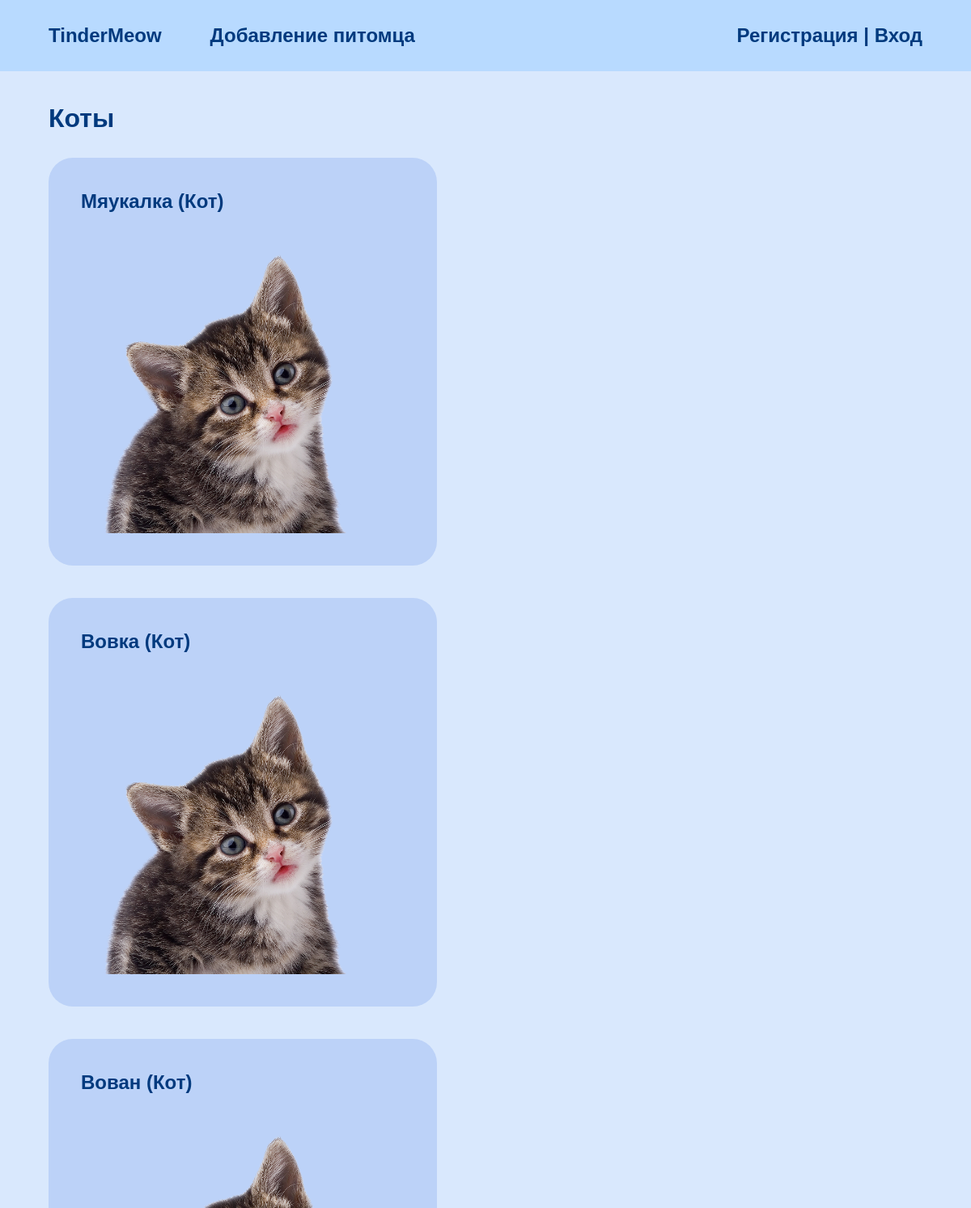
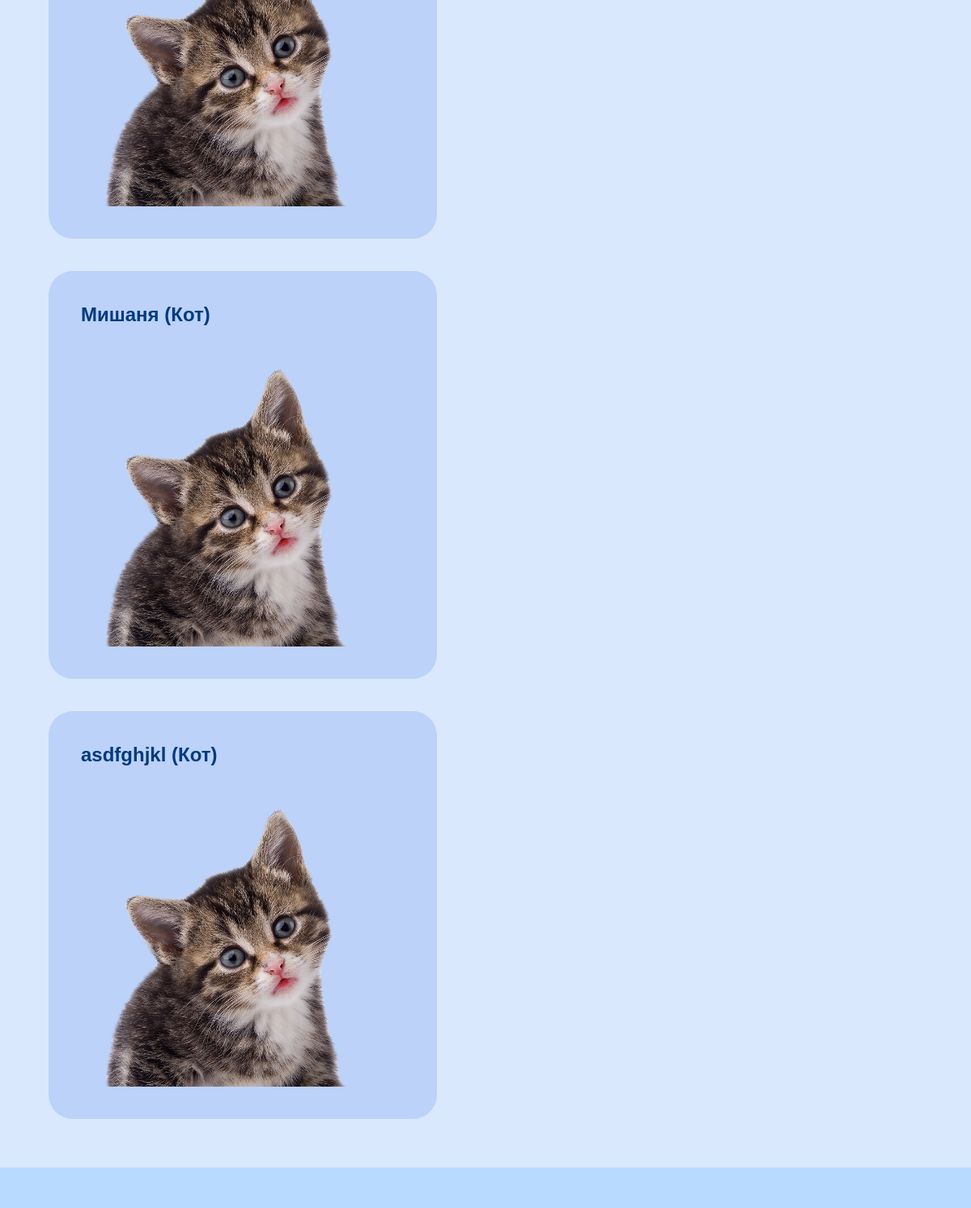
/species/kot, run on the app's committed database (2 pictures, top to bottom).
### main/models.py (models this page shows, shortened)
class Species(models.Model):
    title = models.CharField(max_length=30, unique=True, verbose_name='Название вида')
    title_plural = models.CharField(max_length=30, unique=True, verbose_name='Название вида (мн. ч.)', null=True)
    slug = models.SlugField(max_length=30, unique=True, db_index=True, verbose_name='URL')
    class Meta:
        verbose_name = 'Биологический вид'
        verbose_name_plural = 'Биологические виды'
        ordering = ['id']
    def __str__(self):
        return self.title

class Pet(models.Model):
    name = models.CharField(max_length=30, verbose_name='Кличка')
    slug = models.SlugField(max_length=60, unique=True, db_index=True, verbose_name='URL')
    photo = models.ImageField(upload_to='main/img/pet/%Y/%m/%d', verbose_name='Фото')
    description = models.TextField(blank=True, verbose_name='Описание')
    time_add = models.DateTimeField(auto_now_add=True, verbose_name='Создано')
    time_edit = models.DateTimeField(auto_now=True, verbose_name='Изменено')
    is_published = models.BooleanField(default=True, verbose_name='Опубликовано')
    owner = models.ForeignKey('Person', on_delete=models.CASCADE, verbose_name='Хозяин')
    species = models.ForeignKey('Species', on_delete=models.PROTECT, verbose_name='Биологический вид')
    class Meta:
        verbose_name = 'Питомец'
        verbose_name_plural = 'Питомцы'
        ordering = ['id']
    def get_absolute_url(self):
        return reverse('pet', kwargs={'pet_slug': self.slug})

### main/views.py (the view)
# urls.py: path('species/<slug:species_slug>', show_species, name='species'),
def show_species(request, species_slug):
    if not request.user.is_authenticated:
        redirect('login')
    menu = [
        {'title': 'TinderMeow', 'url_name': 'index'},
        {'title': 'Добавление питомца', 'url_name': 'pet_add'},
    ]
    species = Species.objects.all()
    sp_selected = species.get(slug=species_slug)
    pets = Pet.objects.filter(species_id=sp_selected.id)
    context = {
        'title': sp_selected.title_plural,
        'menu': menu,
        'pets': pets,
        'species': species,
        'id_selected': sp_selected.id,
    }
    return render(request, 'main/layout.html', context=context)

### main/templates/main/layout.html (shortened to what this page needs)
{% load static %}
<!doctype html>
<html lang="en">
    <head>
        <link rel="stylesheet" href="{% static 'css/index.css' %}">
    </head>
    <body>
        <div class="body_container">
            <header class="header">
                <div class="header_first">
                    {% for item in menu %}
                        {% if loop.last %}
                            <a href="{% url item.url_name %}" class="header_txt last link_effect">{{ item.title }}</a>
                        {% else %}
                            <a href="{% url item.url_name %}" class="header_txt not_last link_effect">{{ item.title }}</a>
                        {% endif %}
                    {% endfor %}
                </div>
                <div class="header_last">
                    {% if request.user.is_authenticated %}
                        <p class="header_txt">{{ user.username }}&nbsp;|&nbsp;</p>
                        <a href="{% url 'logout' %}" class="header_link header_txt last link_effect">Выход</a>
                    {% else %}
                        <a href="{% url 'register' %}" class="header_link header_txt last link_effect">Регистрация&nbsp;|&nbsp;</a>
                        <a href="{% url 'login' %}" class="header_link header_txt last link_effect">Вход</a>
                    {% endif %}
                </div>
            </header>
            <main class="main">
                <div class="main_container">
                    <h1 class="heading">{{ title }}</h1>
                    <div class="container">
                        {% for pet in pets %}
                            <a href="{{ pet.get_absolute_url }}" class="hyperlink">
                                <h2 class="heading hyperlink_heading">{{ pet.name }}&nbsp;({{ pet.species }})</h2>
                                {% if pet.photo %}
                                    <img src="{{ pet.photo.url }}" alt="photo" class="pet_img">
                                {% endif %}
                            </a>
                        {% endfor %}
                    </div>
                </div>
            </main>
        </div>
        <footer class="footer">
        </footer>
    </body>
</html>

### static/css/index.css (style rules this page uses)
* { text-decoration: none; font-family: Arial; color: #003A7E; }
body { margin: 0 auto; min-height: 100vh; max-width: 1440px; display: flex; flex-direction: column; }
.body_container { flex-grow: 1; display: flex; flex-direction: column; }
.header { width: 100%; display: flex; justify-content: space-between; align-items: center; padding: 30px 60px; box-sizing: border-box; background-color: #b8daff; }
.header_first { display: flex; align-items: center; }
.header_last { display: flex; align-items: center; }
.header_txt { margin: 0; font-size: 24px; font-weight: 600; }
.main { flex-grow: 1; background-color: rgb(217, 232, 253); display: flex; justify-content: space-between; padding: 0 60px 0 0; box-sizing: border-box; }
.main_container { padding: 40px 60px 20px; box-sizing: border-box; display: flex; flex-direction: column; }
.container { display: flex; flex-wrap: wrap; }
.heading { margin: 0 0 30px; }
.hyperlink { background-color: rgb(188, 210, 248); padding: 40px; margin: 0 40px 40px 0; border-radius: 30px; box-sizing: border-box; display: flex; flex-direction: column; }
.hyperlink_heading { margin-bottom: 20px; }
.pet_img { max-width: 400px; }
.footer { height: 50px; background-color: #b8daff; }
.link_effect { color: #003A7E; transition: color 200ms ease, transform 200ms ease; }
.not_last { margin-right: 60px; }
.last { margin: 0; }

### data on the page
Species: title_plural "Коты"
Pet: name "Мяукалка", species "Кот", photo (picture)
Pet: name "Вовка", species "Кот", photo (picture)
Pet: name "Вован", species "Кот", photo (picture)
Pet: name "Мишаня", species "Кот", photo (picture)
Pet: name "asdfghjkl", species "Кот", photo (picture)

### other printed values
{{ item.title }} "TinderMeow" "Добавление питомца"
